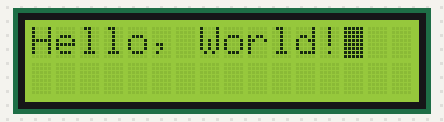
Bench run of a sketch on a simulated Arduino Uno, built with avr-gcc and run on an emulated ATmega328P. Parts: 16×2 character LCD.

Above: at 0.2 s.
At 4.94 s:
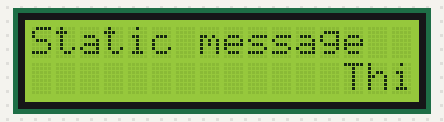
At 9.9 s:
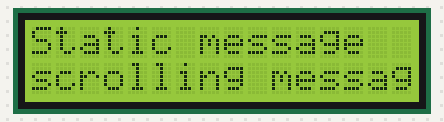
At 19.73 s:
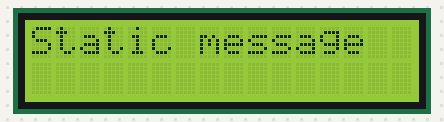
At 35.9 s:
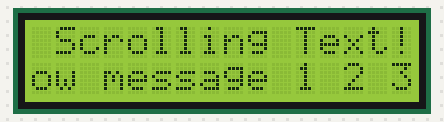
At 39.5 s:
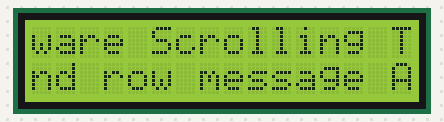

Measured:
- what the display in image 4 shows lasts 1.6 s, from 35.9 s to 37.5 s
- what the display in image 5 shows lasts 0.5 s, from 39.5 s to 40.0 s

The sketch:

04_I2C_LCD1602A.ino
```cpp
// use hd44780 library by Bill Perry, comment off to use standard LiquidCrystal_I2C library by Frank de Brabander
#define HD44780

// set the LCD number of columns and rows
int lcdColumns = 16;
int lcdRows = 2;

int Loop = 0;

#ifdef HD44780
#include <Wire.h>
#include <hd44780.h>                        // Main hd44780 header
#include <hd44780ioClass/hd44780_I2Cexp.h>  // I2C expander I/O class header
hd44780_I2Cexp lcd;                         // it can usually auto-detect your I2C address and pin mappings
#else
#include <LiquidCrystal_I2C.h>

// set LCD address, number of columns and rows
// if you don't know your display address, run an I2C scanner sketch
LiquidCrystal_I2C lcd(0x27, lcdColumns, lcdRows);
#endif


/*****************
Scrolling text
******************/
String messageStatic = "Static message";
String messageToScroll = "This is a scrolling message with more than 16 characters";

// Function to scroll text
// The function acepts the following arguments:
// row: row number where the text will be displayed
// message: message to scroll
// delayTime: delay between each character shifting
// lcdColumns: number of columns of your LCD
void scrollText(int row, String message, int delayTime, int lcdColumns) {
  for (int i = 0; i < lcdColumns; i++) {
    message = " " + message;
  }
  message = message + " ";
  for (int pos = 0; pos < message.length(); pos++) {
    lcd.setCursor(0, row);
    lcd.print(message.substring(pos, pos + lcdColumns));
    delay(delayTime);
  }
}

/**************************
Display Custom Characters
***************************/
byte AmongUs[8] = {
  B01110,
  B10001,
  B10111,
  B10111,
  B10001,
  B10001,
  B10101,
  B11011
};
byte heart[8] = {
  B00000,
  B00000,
  B01010,
  B11111,
  B11111,
  B11111,
  B01110,
  B00100
};
byte smiley[8] = {
  B00000,
  B00000,
  B01010,
  B00000,
  B10001,
  B10001,
  B01110,
  B00000
};
byte man[8] = {
  B00000,
  B00100,
  B11111,
  B11111,
  B11111,
  B01110,
  B01010,
  B01010
};
byte creature[8] = {
  B00000,
  B11111,
  B11111,
  B10101,
  B10101,
  B11111,
  B01010,
  B11011
};
byte house[8] = {
  B00000,
  B00000,
  B00100,
  B01110,
  B11111,
  B01110,
  B01110,
  B01110
};

//8th sequence custom characters
byte tongue[8] = {
  B00000,
  B01010,
  B00000,
  B11111,
  B00101,
  B00101,
  B00010,
  B00000
};
byte bell[8] = {
  B00100,
  B01110,
  B01110,
  B01110,
  B01110,
  B11111,
  B00000,
  B00100
};
byte music[8] = {
  B00001,
  B00011,
  B00101,
  B01001,
  B01001,
  B01011,
  B11011,
  B11000
};
byte down[8] = {
  B01110,
  B01010,
  B01010,
  B01010,
  B11011,
  B10001,
  B01010,
  B00100
};
byte LED[8] = {
  B01110,
  B11111,
  B11111,
  B11111,
  B11111,
  B01010,
  B01001,
  B01001
};
byte turtle[8] = {
  B00000,
  B00000,
  B10101,
  B01110,
  B01110,
  B01110,
  B01110,
  B10001
};


void setup() {
#ifdef HD44780
  lcd.begin(16, 2);
#else
  // initialize LCD
  lcd.init();
#endif
  // turn on LCD backlight
  lcd.backlight();
  //lcd.noBacklight();
  lcd.createChar(0, AmongUs);
  lcd.createChar(1, heart);
  lcd.createChar(2, smiley);
  lcd.createChar(3, man);
  lcd.createChar(4, house);
  lcd.createChar(5, tongue);
  lcd.createChar(6, bell);
  lcd.createChar(7, music);
}

void loop() {


  /**************
    Static text
  ***************/

  Loop = 0;
  while (Loop < 1) {
    // set cursor to first column, first row
    lcd.clear();
    lcd.setCursor(0, 0);
    // print message
    lcd.cursor();
    lcd.blink();
    lcd.print("Hello, World!");
    delay(2000);
    // clears the display to print new message
    lcd.clear();
    // set cursor to first column, second row
    lcd.setCursor(0, 1);
    lcd.noBlink();
    lcd.noCursor();
    lcd.print("Hello, World!");

    delay(2000);

    Loop++;
  }

  /**************
    Scrolling text
  ***************/

  // set cursor to first column, first row
  lcd.setCursor(0, 0);
  // print static message
  lcd.print(messageStatic);
  // print scrolling message
  scrollText(1, messageToScroll, 200, lcdColumns);

  /**************
   Hardware Scrolling (Scrolls the whole screen)
   The LCD hardware has a built-in command to shift everything currently visible. This moves both Line 0 and Line 1 at the same time.
  ***************/
  lcd.setCursor(0, 0);
  lcd.clear();
  lcd.print("Hardware Scrolling Text! To the right");
  lcd.setCursor(0, 1);
  lcd.print("Second row message 1 2 3 4 5 6 7");
  delay(500);
  for (int i = 0; i < 32; i++) {
    lcd.scrollDisplayRight();  // Moves everything one step right
    delay(500);
  }
  delay(1000);

  lcd.setCursor(0, 0);
  lcd.clear();
  lcd.print("Hardware Scrolling Text! To the left");
  lcd.setCursor(0, 1);
  lcd.print("Second row message A B C D E F G");
  delay(500);
  for (int i = 0; i < 32; i++) {
    lcd.scrollDisplayLeft();  // Moves everything one step left
    delay(500);
  }
  delay(1000);
  lcd.setCursor(0, 0);
  lcd.clear();
  lcd.print("Test scrollingDisplayLeft long message H I J K L M N O P Q W X Y Z");
  delay(500);
  for (int i = 0; i < 32; i++) {
    lcd.scrollDisplayLeft();
    delay(500);  // Controlling the speed of the scroll
  }
  delay(1000);

  /**************************
  Display autoscroll
  ***************************/
  lcd.clear();
  lcd.setCursor(15, 0);
  lcd.print("autoscroll on");
  lcd.setCursor(15, 1);  // Start at the very end of the top line
  lcd.autoscroll();      // Turn on the "pushing" effect

  for (int i = 0; i < 16; i++) {
    lcd.print(i);  // Each number stays at Col 15, but pushes the others left
    delay(500);    // Wait so you can see the movement
  }
  lcd.noAutoscroll();
  delay(1000);

  /**************************
  leftToRight & rightToLeft
  ***************************/
  // Standard printing
  lcd.clear();
  lcd.setCursor(0, 0);
  lcd.leftToRight();
  lcd.print("ABCDEF");  // Displays "ABCDEF" at the start of Row 0

  // Reverse printing
  lcd.setCursor(15, 1);  // Move to the far right of Row 1
  lcd.rightToLeft();
  lcd.print("ABCDEF");  // Displays "ABCDEF" backwards at the end of Row 1
  delay(5000);
  lcd.leftToRight();

  /**************************
  Display Custom Characters
  ***************************/
  lcd.clear();
  lcd.home();
  lcd.print("Custom Character");
  lcd.setCursor(0, 1);  // Go to start of second line
  for (int i = 0; i < 8; i++) {
    lcd.write(i);  // Prints 0, 1, 2... 7 in a solid block
  }
  delay(5000);
  lcd.clear();
  lcd.setCursor(0, 0);
  lcd.print("Internal Character");
  lcd.setCursor(8, 1);  // Go to middle of second line
  for (int i = 0; i < 8; i++) {
    lcd.write(i + 176);  // Prints 8, 9, 10... 15 in a solid block
  }
  delay(5000);

  /**************************
  Display on/ off
  ***************************/
  lcd.clear();
  lcd.home();
  lcd.display();
  lcd.print("Display On/Off");
  delay(2000);
  lcd.noDisplay();
  delay(2000);
  lcd.display();
}
```
